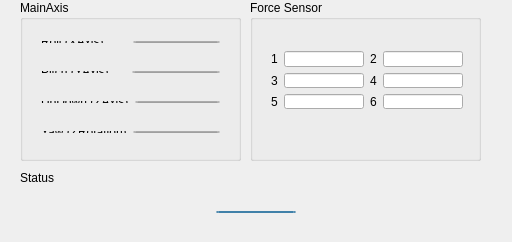
<?xml version="1.0" encoding="UTF-8"?>
<ui version="4.0">
 <class>MainDialog</class>
 <widget class="QDialog" name="MainDialog">
  <property name="geometry">
   <rect>
    <x>0</x>
    <y>0</y>
    <width>512</width>
    <height>242</height>
   </rect>
  </property>
  <property name="sizePolicy">
   <sizepolicy hsizetype="Fixed" vsizetype="Fixed">
    <horstretch>0</horstretch>
    <verstretch>0</verstretch>
   </sizepolicy>
  </property>
  <property name="windowTitle">
   <string>MainDialog</string>
  </property>
  <widget class="QGroupBox" name="groupBox">
   <property name="geometry">
    <rect>
     <x>20</x>
     <y>0</y>
     <width>221</width>
     <height>161</height>
    </rect>
   </property>
   <property name="title">
    <string>MainAxis</string>
   </property>
   <widget class="QWidget" name="layoutWidget">
    <property name="geometry">
     <rect>
      <x>10</x>
      <y>60</y>
      <width>201</width>
      <height>24</height>
     </rect>
    </property>
    <layout class="QHBoxLayout" name="horizontalLayout_3">
     <item>
      <widget class="QLabel" name="label_3">
       <property name="text">
        <string>Pitch (YAxis)     </string>
       </property>
      </widget>
     </item>
     <item>
      <widget class="QLineEdit" name="Pitch">
       <property name="readOnly">
        <bool>true</bool>
       </property>
      </widget>
     </item>
    </layout>
   </widget>
   <widget class="QWidget" name="layoutWidget_2">
    <property name="geometry">
     <rect>
      <x>10</x>
      <y>90</y>
      <width>201</width>
      <height>24</height>
     </rect>
    </property>
    <layout class="QHBoxLayout" name="horizontalLayout_4">
     <item>
      <widget class="QLabel" name="label_4">
       <property name="text">
        <string>UpDown (ZAxis)</string>
       </property>
      </widget>
     </item>
     <item>
      <widget class="QLineEdit" name="UpDown">
       <property name="readOnly">
        <bool>true</bool>
       </property>
      </widget>
     </item>
    </layout>
   </widget>
   <widget class="QWidget" name="layoutWidget_3">
    <property name="geometry">
     <rect>
      <x>10</x>
      <y>120</y>
      <width>201</width>
      <height>24</height>
     </rect>
    </property>
    <layout class="QHBoxLayout" name="horizontalLayout_5">
     <item>
      <widget class="QLabel" name="label_5">
       <property name="sizePolicy">
        <sizepolicy hsizetype="Preferred" vsizetype="Preferred">
         <horstretch>0</horstretch>
         <verstretch>0</verstretch>
        </sizepolicy>
       </property>
       <property name="baseSize">
        <size>
         <width>0</width>
         <height>0</height>
        </size>
       </property>
       <property name="text">
        <string>Yaw (ZRotation)</string>
       </property>
      </widget>
     </item>
     <item>
      <widget class="QLineEdit" name="Yaw">
       <property name="readOnly">
        <bool>true</bool>
       </property>
      </widget>
     </item>
    </layout>
   </widget>
   <widget class="QWidget" name="">
    <property name="geometry">
     <rect>
      <x>10</x>
      <y>30</y>
      <width>201</width>
      <height>24</height>
     </rect>
    </property>
    <layout class="QHBoxLayout" name="horizontalLayout_2">
     <item>
      <widget class="QLabel" name="label_2">
       <property name="text">
        <string>Roll (XAxis)       </string>
       </property>
      </widget>
     </item>
     <item>
      <widget class="QLineEdit" name="Roll">
       <property name="readOnly">
        <bool>true</bool>
       </property>
      </widget>
     </item>
    </layout>
   </widget>
  </widget>
  <widget class="QGroupBox" name="groupBox_2">
   <property name="geometry">
    <rect>
     <x>250</x>
     <y>0</y>
     <width>231</width>
     <height>161</height>
    </rect>
   </property>
   <property name="title">
    <string>Force Sensor</string>
   </property>
   <widget class="QWidget" name="">
    <property name="geometry">
     <rect>
      <x>10</x>
      <y>40</y>
      <width>214</width>
      <height>80</height>
     </rect>
    </property>
    <layout class="QGridLayout" name="gridLayout">
     <item row="0" column="0">
      <widget class="QLabel" name="label_6">
       <property name="text">
        <string>1</string>
       </property>
      </widget>
     </item>
     <item row="0" column="1">
      <widget class="QLineEdit" name="Sensor1"/>
     </item>
     <item row="0" column="2">
      <widget class="QLabel" name="label_7">
       <property name="text">
        <string>2</string>
       </property>
      </widget>
     </item>
     <item row="0" column="3">
      <widget class="QLineEdit" name="Sensor2"/>
     </item>
     <item row="1" column="0">
      <widget class="QLabel" name="label_8">
       <property name="text">
        <string>3</string>
       </property>
      </widget>
     </item>
     <item row="1" column="1">
      <widget class="QLineEdit" name="Sensor3"/>
     </item>
     <item row="1" column="2">
      <widget class="QLabel" name="label_9">
       <property name="text">
        <string>4</string>
       </property>
      </widget>
     </item>
     <item row="1" column="3">
      <widget class="QLineEdit" name="Sensor4"/>
     </item>
     <item row="2" column="0">
      <widget class="QLabel" name="label_10">
       <property name="text">
        <string>5</string>
       </property>
      </widget>
     </item>
     <item row="2" column="1">
      <widget class="QLineEdit" name="Sensor5"/>
     </item>
     <item row="2" column="2">
      <widget class="QLabel" name="label_11">
       <property name="text">
        <string>6</string>
       </property>
      </widget>
     </item>
     <item row="2" column="3">
      <widget class="QLineEdit" name="Sensor6"/>
     </item>
    </layout>
   </widget>
  </widget>
  <widget class="QLabel" name="Status">
   <property name="geometry">
    <rect>
     <x>20</x>
     <y>170</y>
     <width>471</width>
     <height>16</height>
    </rect>
   </property>
   <property name="text">
    <string>Status</string>
   </property>
  </widget>
  <widget class="QWidget" name="">
   <property name="geometry">
    <rect>
     <x>20</x>
     <y>200</y>
     <width>471</width>
     <height>24</height>
    </rect>
   </property>
   <layout class="QHBoxLayout" name="horizontalLayout">
    <item>
     <spacer name="horizontalSpacer">
      <property name="orientation">
       <enum>Qt::Horizontal</enum>
      </property>
      <property name="sizeHint" stdset="0">
       <size>
        <width>40</width>
        <height>20</height>
       </size>
      </property>
     </spacer>
    </item>
    <item>
     <widget class="QPushButton" name="pushButton">
      <property name="text">
       <string>OK</string>
      </property>
     </widget>
    </item>
    <item>
     <spacer name="horizontalSpacer_2">
      <property name="orientation">
       <enum>Qt::Horizontal</enum>
      </property>
      <property name="sizeHint" stdset="0">
       <size>
        <width>40</width>
        <height>20</height>
       </size>
      </property>
     </spacer>
    </item>
   </layout>
  </widget>
 </widget>
 <layoutdefault spacing="6" margin="11"/>
 <resources/>
 <connections>
  <connection>
   <sender>pushButton</sender>
   <signal>clicked()</signal>
   <receiver>MainDialog</receiver>
   <slot>close()</slot>
   <hints>
    <hint type="sourcelabel">
     <x>274</x>
     <y>214</y>
    </hint>
    <hint type="destinationlabel">
     <x>325</x>
     <y>208</y>
    </hint>
   </hints>
  </connection>
 </connections>
</ui>
